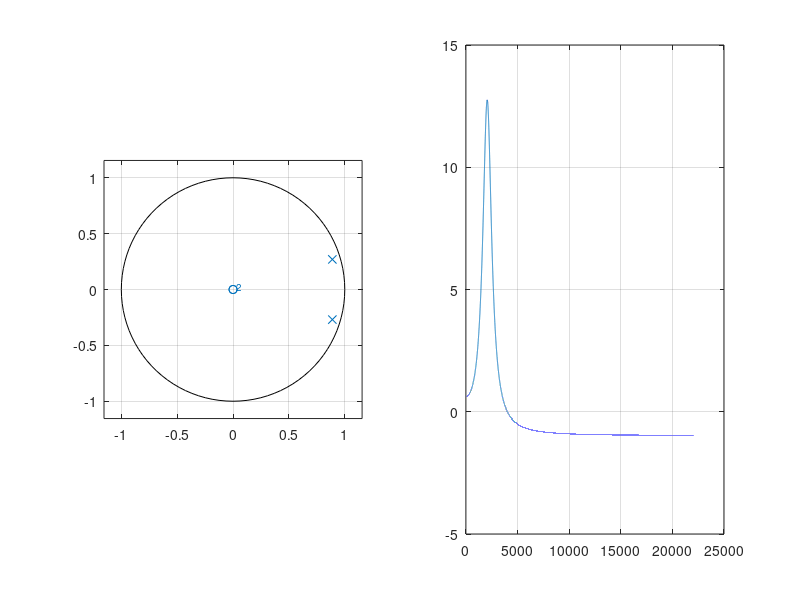
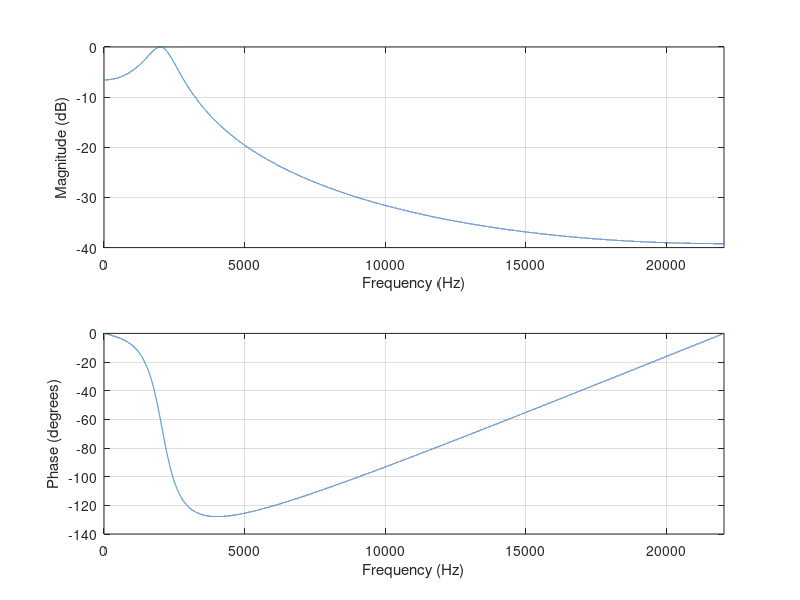

Source code (MATLAB) for these figures, in order: (Note: this script raises an error after producing the figures.)
Fs = 44100;
dt = 1/Fs;

# bandwidth hz
Fb = 1000;
# normalized
B = (2*pi*Fb)/Fs'
#pole radius
A = 1 - B/2;
# peak frequency
F0 = 2000;
# pole frequency
w0 = F0 / Fs*2*pi;
wx=acos(cos(w0)*2*A/(1+A^2));
# normalized amp
a0 = (1 - A^2)*sin(wx);
# Filter difference eqn
#y(n) = a0*x(n)-(-2*a*cos(wx))*y(n-1)-A^2*y(n-2);
# Xfer fn
#H(n) = a0 / (1 + (-2*A*cos(wx))z^-1 + A^2z^-2);

num = [a0];
den = [1,-2*A*cos(wx), A^2];
zero = roots(num);
pole = roots(den);

figure
subplot(1,2,1);
zplane(num, den);
subplot(1,2,2);
[~, F]=freqz(num,den,Fs,Fs);
[Grd,~]=grpdelay(num,den,Fs,Fs);
plot(F, Grd); grid on;

figure
freqz(num, den, Fs, Fs);


[stereo,Fs] = audioread("Lab1.wav");
x = stereo(:,1)';

sound(filter(num,den,x),Fs);
sound(filtfilt(num,den,x),Fs);

